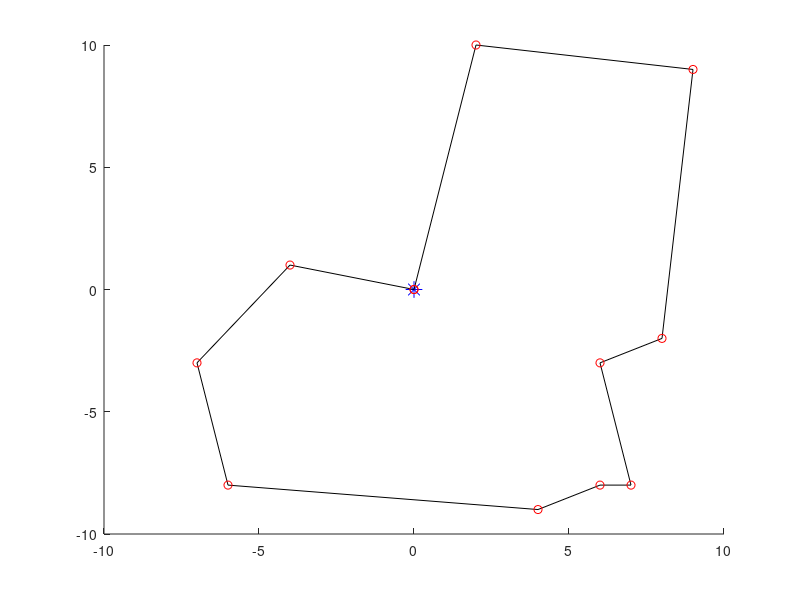
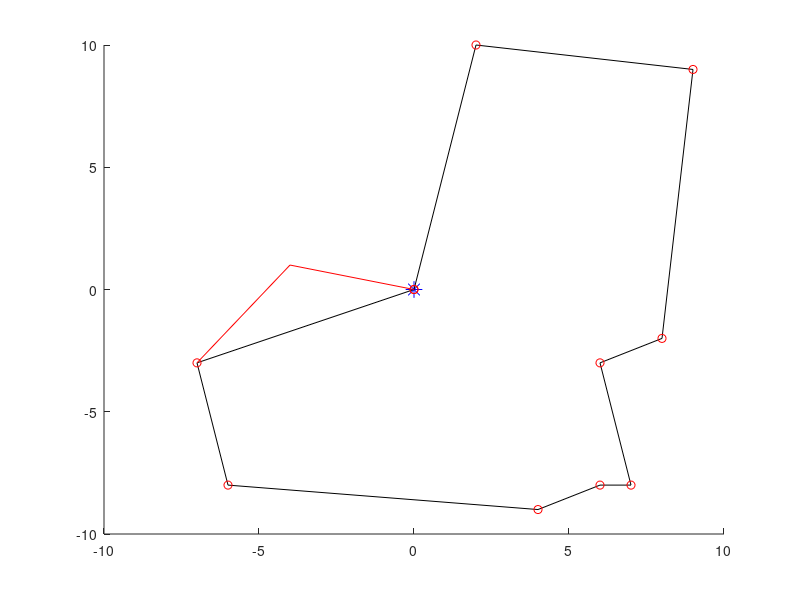
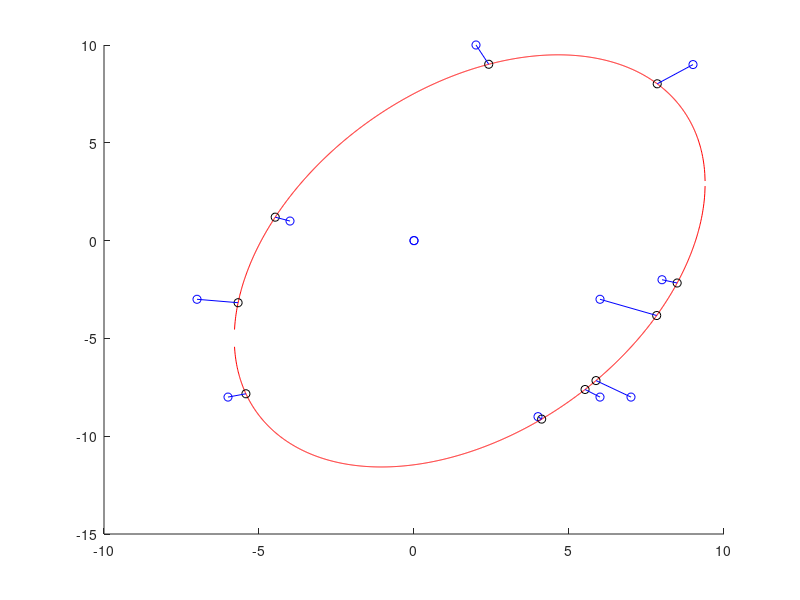

Write the MATLAB code that produced these figures, in order.
function[] = TDRA( )
% This main function will execute the entirety of the Truck and Drone 
% routing algorithm. 

%%%
% When it comes to calculating the "travel time between two customers" we will 
% use the distance between the two nodes for trucks. When calculating the 
% travel time between two customers by UAV, we will use the distance but 
% divided by a speed factor of 1.5.
%%%

    % Variables 
    %      C0            Set of customer locations with depot as the starting
    %                     location where C0.x is the x location of the
    %                     customers and C0.y is the y locations of the
    %                     customers. 
    %       c            Number of customers
    %       U            Set of drones
    %       u            Number of drones
    % aafDistancesTruck  Travel times between two customers i & j by truck
    %     soln           Our representation of the solution where:
    %                      ansoln.Part1 represents the sequence of customers
    %                          visited by the truck
    %                      ansoln.Part2 represents the assignment of
    %                          customers to UAVs & also the sequence of
    %                          visits by each UAV
    %                      ansoln.Part3 represents the launch locations of
    %                          each UAV for every flight
    %                      ansoln.Part4 represents the reconvene locations of
    %                          each UAV for every flight
    %       Rmax         Maximum number of iterations that our heuristic
    %                      will run
    %       WeightInfo   The weight of each heuristic which serves as an
    %                      indicator of the performance of the heuristic

    
    
    
    % Generate customer locations
%     C0.x = (50 - -50)*rand(1, 4) + -50;
%     C0.y = (50 - -50)*rand(1, 4) + -50;
%     C0.x = [ 0 -10 0 0 ]; % we treat the first slot as the depot;
%     C0.y = [ 0 0 -10 -5 ];  % we treat the first slot as the depot;
%     C0.x = [ 0 randi([-10, 10], 1, 10) 0 ];
%     C0.y = [ 0 randi([-10, 10], 1, 10) 0 ];
    
    C0.x = [ 0 -4 -7 -6 4 6 2 9 8 7 6 0 ];
    C0.y = [ 0 1 -3 -8 -9 -3 10 9 -2 -8 -8 0];
    
% %          0  1  2  3  4  0   Customer ID
% %          1  2  3  4  5  6   Indices
%     C0.x = [ 0  8  6 -7  1  0 ];
%     C0.y = [ 0 -2 -3 -3  2  0 ];

%            0  1  2  3  4  5  6  0  Customer ID
%            1  2  3  4  5  6  7  8  Indices
%     C0.x = [ 0 -2 -3  2  2  7 -4  0 ]; 
%     C0.y = [ 0  4  1  4  3  1  3  0 ]; 

% 
%     C0.x = [0, 1, 2, 3, 3, 2, 1, 0 ]
%     C0.y = [0, 1, 1, 0.1, -1, -1, -1, 0]

%%%%%%%%%%%%%%%%%%%%%%%%Testing ellipse fitting %%%%%%%%%%%%%%%%%%%%%%%%
% Slanted ellipse
%     C0.x = [ 1, 2, 3, 4, 4.5, 5, 5.5, 6, 6, 5.7, 5.5, 5, 4, 3, 1, ...
%              -1, -3, -6, -7, -7.5, -7, -6, ...
%              -3, -2, -1, -4, -5];
%     C0.y = [ 7, 6, 5, 4, 3, 2, 0.5, -1, -1.5, -3.5, -4, -5, -5.3, -5.2, -4.5,...
%              8, 8, 7, 6, 4, 2, 0, ...
%              -2.5, -3, -3.5, -1.5, -1];
    

% Ellipse along x axis; This works well 
%     C0.x = [ -3, -2.5, -2, -1.5, -1, -.5, 0, .5, 1, 1.5, 2, 2.5, 3, -3, -2.5, -2, -1.5, -1, -.5, 0, .5, 1, 1.5, 2, 2.5, 3 ];
%     C0.y = [ 0.54, 1.06, 1.34, 1.52, 1.64, 1.71, 1.73, 1.71, 1.64, 1.54, 1.34, 1.06, .54, -0.54, -1.06, -1.34, -1.52, -1.64, -1.71, -1.73, -1.71, -1.64, -1.54, -1.34, -1.06, -.54 ];

% Ellipse along y axis
%     C0.x = [ 0 [ -2 : 0.5 : 2 ] [ -2 : 0.5 : 2 ] 0]
%     C0.y = [0 sqrt( 1 - (C0.x(1 : 9).^2)/4 ) [ -1*sqrt( 1 - (C0.x(10 : 18).^2)/4 ) ] 0 ]
    



    % Plot the customer locations
%     hold on
%     figure( 1 );
%     plot(0,0,'b*', 'MarkerSize', 12)
%     plot(C0.x, C0.y, 'bo')
%     hold off

    
    % Numbers of customers (excluding the depot) 
    c = length(C0.x) - 2;
    
    % Number of drones
    U = [1, 2];
    u = length(U);
    
    % Initial and final temperature (Inputs for SA)
    T0 = 90;
    TFinal = 0.01; 
    Beta_SA = 0.99;
    Imax = 20;
    
    % Calculate the distances between each all points
    % Here, our first row of the columns is how far our depot is from each 
    % of the customers. 
    aafDistances = calculateDistances(C0.x, C0.y);
    
    
    % Initialize solution data structure
    soln.anPart1 = zeros(1, length(C0.x));  % the Truck Route
    soln.anPart2 = [-1];  % Assignment of customers to UAVs
    soln.anPart3 = [-1];  % Launch locations of the UAVs
    soln.anPart4 = [-1];  % Reconvene locations of the UAVs
    
    
    % Generate initial solution s, to the STRPD based on SA
    s = simulatedAnnealing(c, aafDistances, soln, T0, TFinal, Beta_SA, Imax, u);
    
%%%%%%%%%%%%%%%%%%%%%%%%%%%%%%%%%%%%%%%%%%%%%%%%%%%%%%%%%%%%%%%%%%%%%%%%
    % Test plotting our path with drones
    % THis is correct btw
%     s.anPart1 = [ 0 4 2 3 0 ];
%     s.anPart3 = [ 2 -1 ];   % These indices refer to the cell number in part 1, so this is wrong. 
%     s.anPart2 = [ 1 -1 ];   % visits customer 1
%     s.anPart4 = [ 3 -1 ];   % returns to index 2 of s.anPart1 (which is customer 3)
% 
%     s.anPart1 = [ 0 4 3 1 2 0 ];    % MOST RECENT TEST
%     s.anPart3 = [ 1 -1 4 ];
%     s.anPart2 = [ 5 -1 6 ];
%     s.anPart4 = [ 3 -1 5 ]; 
    
%     s.anPart1 = [ 0 4 2 0 ];
%     s.anPart3 = [ 2 3 -1 ];   % These indices refer to the cell number in part 1, so this is wrong. 
%     s.anPart2 = [ 1 3 -1 ];   % visits customer 1
%     s.anPart4 = [ 3 4 -1 ];   % returns to index 2 of s.anPart1 (which is customer 3)

%     s.anPart1 = [ 0 4 2 0 ];
%     s.anPart3 = [ 2 -1 3 ];   % These indices refer to the cell number in part 1, so this is wrong. 
%     s.anPart2 = [ 1 -1 3 ];   % visits customer 1
%     s.anPart4 = [ 3 -1 4 ];   % returns to index 2 of s.anPart1 (which is customer 3)

%     s.anPart1 = [ 0 4 2 0 ];
%     s.anPart3 = [ 2 -1 3 ];   % These indices refer to the cell number in part 1, so this is wrong. 
%     s.anPart2 = [ 1 -1 3 ];   % visits customer 1
%     s.anPart4 = [ 3 -1 4 ];   % returns to index 2 of s.anPart1 (which is customer 3)
%%%%%%%%%%%%%%%%%%%%%%%%%%%%%%%%%%%%%%%%%%%%%%%%%%%%%%%%
%%%%%%%%%%%%%%%%%%%%%%%%%%%%%%%%%%%%%%%%%%%%%%%%%%%%%%%%%%%%%%%%%%%%%%%%

    % Plot the truck and drone route
    plot_route( C0, s, 1);
    
    
    % Initialize best solution, the rsult of the best solution, the 
    % iteration number, and the temperature
    s_best = s;
    fs_best = f(aafDistances, s_best, u);
    
    
    % Elliptical stuff
    solnOut = ellipticalCustomerAssignment( s_best, C0, u);
    
    % ALAN FIX THIS
    % The reason our plot isn't working too well is because for whatever
    % reason, the solnOut is choosing to return to a customer location that
    % is further away than the one it should be returning to . 
    hold on; 
    plot_route( C0, solnOut, 4)
    hold off; 
    
    f(aafDistances, solnOut, u)

    % This is line 4 of Algorithm 1: Outline of the TDRA
    solnTest = apply_heuristic_2_opt(solnOut, C0, aafDistances)

    WeightInfo = weight_init();

    Rmax = 10; 
    for iIter = 1 : Rmax
        nHeuristic = select_heuristic(WeightInfo);
    end
    
end

%%%%%%%%%%%%%%%%%%%%%%%%%%%%%%%%%%%%%%%%%%%%%%%%%%%%%%%%%%%%%%%%%%%%%%%%%%%
function[ ] = plot_route( C0, s, fig_num ) 
% plot_route will take in the customer locations & the initial solution
% produced via the Simulated annealing method. It will then plot the route 
% the truck will take. 
% Input 
%   C0      The locations of all the customers
%   s       The route we are plotting 
%   u       The number of drones 
%  fig_num  The number of the figure
% Output
%   

    % Variables
    %    a, b     Placeholder variables for the coordinates 
    %  nCustInd   counter to keep track of the customer indices 
    
    % Plot the truck route
    nCustInd = 2;
    a = [ 0 ]; 
    b = [ 0 ]; 
    
    % Fill in these a and b arrays
%     for i = s.anPart1( 2 : length(C0.x) - 1 )
    for i = s.anPart1( 2 : length(s.anPart1) - 1)
        a(nCustInd) = C0.x(i+1);
        b(nCustInd) = C0.y(i+1);
        nCustInd = nCustInd + 1; 
        a;
        b;
    end

    a(end + 1) = 0;
    b(end + 1) = 0;


        
    % Initialize the coords visited by the drones
    aanDrones = zeros(length(s.anPart2)-1, 6);
    
    C0;
    s; 
    % Fill in this matrix
    for iCustomer = 1 : length(s.anPart2)        
        if s.anPart2(iCustomer) == -1
            aanDrones( iCustomer, : ) = -1*ones(1, 6);
%             aanDrones = [ aanDrones ; -1*ones(1, 6) ]
            
        else
            aanDrones(iCustomer, 1) = C0.x(s.anPart1(s.anPart3(iCustomer)) + 1);
            aanDrones(iCustomer, 4) = C0.y(s.anPart1(s.anPart3(iCustomer)) + 1);

            aanDrones(iCustomer, 3) = C0.x(s.anPart1(s.anPart4(iCustomer)) + 1);
            aanDrones(iCustomer, 6) = C0.y(s.anPart1(s.anPart4(iCustomer)) + 1);

            aanDrones(iCustomer, 2) = C0.x(s.anPart2(iCustomer) + 1);
            aanDrones(iCustomer, 5) = C0.y(s.anPart2(iCustomer) + 1);
        end
    end
    
    
    
    % Plot the drone route
    aColors = ["r--", "b--", "g--", "k--", "m--"];
        
    % 
    aDimensions = size(aanDrones);
    
    % Plot this stuff
    figure(fig_num)
    hold on; 
    plot(0,0,'b*', 'MarkerSize', 12)
    plot(a, b, 'k-')
    plot(a, b, "ro")
    
    iDrone = 1; 
    for iRow = 1 : aDimensions 
        x = [ 0 ];
        y = [ 0 ]; 
        
        if aanDrones(iRow, 1) == -1
            iDrone = iDrone + 1; 
        else
            for iCol = 1 : 3
                x(iCol) = aanDrones(iRow, iCol);
                y(iCol) = aanDrones(iRow, iCol+3);
            end
            
            plot(x, y, aColors(iDrone));
        end
    end
    hold off; 
end

function[ aafDistances ] = calculateDistances( x, y )
% calculateDistances will calculate the distances between all the points 
%   on the graph
% INPUT
%   x, y   the x and y coordinates of the customers
% OUTPUT
%   aafDistances   An array of distances where D_ij is the distance between 
%                    house i and house j; this matrix should be symmetric

    % Variables
    %
    
    % Initialize the distances array
    aafDistances = zeros(length(x));
    
    % Calculate the distances
    for i = 1 : length(x)
        for j = 1 : length(x)
            aafDistances( i, j ) = sqrt( (x(i) - x(j))^2 + (y(i) - y(j))^2 );
        end
    end
    
end

function[ s_best ] = ...
    simulatedAnnealing( c, aafDistances, soln, T0, TFinal, Beta_SA, Imax, u)
% simulatedAnnealing function will take in an array of distances 
% and will generate a random TRP (traveling repairman problem).
% INPUT
%   c              The length of the soln
%  aafdistances    Array of distances between customers
%  soln            Data structure of solution
%   T0             The initial temperature
%   TFinal         The final temperature we want to approach
%  Beta_SA         The cooling schedule for our simulated annealing
%   Imax           The maximum number of iterations
%   u              The numebr of drones
% OUTPUT
%  s_best          Returns the best solution to the TRP 


    % Variables
    %  soln       Data structure with solutions parts 1, 2, 3, and 4 
    %     s       Solution to the TRP problem
    %  s_best     Best solution
    % fs_best     The result of the best solution7
    %     T       The current temperature of our simulated annealing
    

    % Initialize our current and final temperatures
    T = T0;     
    
    % Generate a ranomd TRP (Traveling Repairman Problem) 
    % randomly insert all customers into vector    
    soln.anPart1 = [ 0 randperm(c) 0 ];
    s = soln; % create duplicate of soln for comparison
    
    % Initilaize the best solution and the best result 
    s_best = s;
    fs_best = f(aafDistances, s, u); 
    
    sPrime = soln;
    
    % Run the simulated annealing process
    while T > TFinal
        for i = 1 : Imax 
            % Find neighbor to s
            sPrime.anPart1 = neighbor(s);
            

            
            % Check if neighbor is better than current solution 
            diff = fs_best - f(aafDistances, sPrime, u);
            
            % Check if neighbor is better
            if f(aafDistances, sPrime, u) < f(aafDistances, s_best, u)
                s_best.anPart1 = sPrime.anPart1;
                fs_best = f(aafDistances, sPrime, u); 
            end
            
            % Boltzmann probability time babbbyyyy
            if rand() < exp(-abs(diff) / T)
                s.anPart1 = sPrime.anPart1;
            end
            
        end
        
        % Cooling schedule
        T = Beta_SA * T; 
    end
    
    
    
end

function[ solnOut ] = ellipticalCustomerAssignment( solnIn, C0, k )
% The ellipticalCustomerAssignment heuristic function will take in a soln
% and then will return another solution. 

% INPUT
%  solnIn      This is the input solution
%  C0          The locations (coordinates) of the customers
%  k           Number of drones
% OUTPUT
%  solnOut     This is the output solution

    % VARIABLES
    %    D        The design matrix
    %    C        The constraint matrix
    %    S        Scatter matrix
    %    V        Matrix with columns being the eigenvectors
    %    D        Matrix where diagonals are eigenvalues
    %    g        Anonymous function for distance from point to conic
    %    h        Anonymous function for distance between two points
    % aVectorScaled  The parameters that create our ellipse
    % anSortedTruckCustomers   Vector of truck customers sorted by distance
    %                          to ellipse
    % aafDistances  Get the distances between all the points
    
    
    % Create matrix of distances
    aafDistances = calculateDistances(C0.x, C0.y);
    
    % Assign initial variables 
    solnOut = solnIn; 
    fSolnOut = f( aafDistances, solnIn, k);
    
    % Fit an ellipse to C0 
    % First create our design matrix
    D = zeros(length(C0.x) - 1, 6);
    for iRow = 1 : length(C0.x) - 1
        D( iRow, 1 ) = (C0.x(iRow))^2;
        D( iRow, 2 ) = C0.x(iRow) * C0.y(iRow);
        D( iRow, 3 ) = (C0.y(iRow))^2;
        D( iRow, 4 ) = C0.x(iRow);
        D( iRow, 5 ) = C0.y(iRow);
        D( iRow, 6 ) = 1;
        

    end
    
    
    % Next our constraint matrix
    C = zeros(6); 
    C(1, 3) = 2;
    C(3, 1) = 2;
    C(2, 2) = -1; 
    
    % Create scatter matrix
    S = D' * D;
    
    % Find our eigenvalues and eigenvectors
    [ eigenvector, eigenvalue ] = eig( S, C );
    
    % Find the smallest eigenvalue
    fMinDiag = inf;
    for iDiagonal = 1 : 6
        if eigenvalue(iDiagonal, iDiagonal) > 1e-6 && eigenvalue(iDiagonal, iDiagonal) < fMinDiag
            iMinDiag = iDiagonal;
            fMinDiag = eigenvalue(iDiagonal, iDiagonal);
        end
    end
    
    
    % Scale the parameters so that a'C*a = 1
    aVector = eigenvector( :, iMinDiag );
    fScaling = aVector' * C * aVector;
    aVectorScaled = aVector / sqrt(fScaling);
        
    
    % This function gives us the algebraic distance of any point (x, y)
    % from the conic. 
    g = @( a, x, y) (a(1)*x.^2 + a(2).*x.*y + a(3)*y.^2 + a(4)*x + a(5)*y + a(6));
    
    
    % Create functions from the quadratic formulas    
    fplus  = @(a, x) ( -(a(2)*x + a(5)) + sqrt( (a(2)*x + a(5)).^2 - 4*a(3)*(a(1)*x.^2 + a(4)*x + a(6)) ) ) / (2*a(3));
    fminus = @(a, x) ( -(a(2)*x + a(5)) - sqrt( (a(2)*x + a(5)).^2 - 4*a(3)*(a(1)*x.^2 + a(4)*x + a(6)) ) ) / (2*a(3));
    
    
    % Create array of points
    afXData = [ min(C0.x) - 10 : 0.01 : max(C0.x) + 10 ];
    % Check to see if the x and y are imaginary
    counter = 1;
    for x = afXData
        if isreal(fplus( aVectorScaled, x )) && fplus( aVectorScaled, x) ~= 0
            afXGoodData(counter) = x;
            afYDataPositive(counter) = fplus( aVectorScaled, x ); 
        end
        
        if isreal(fminus( aVectorScaled, x )) && fminus( aVectorScaled, x) ~= 0
            afYDataNegative(counter) = fminus( aVectorScaled, x );
        end
        
        if isreal(fminus( aVectorScaled, x )) && isreal(fplus( aVectorScaled, x ))
            counter = counter + 1; 
        end
        
        
    end
               
    
    % Plot the points
    figure(12345)
    hold on; 
    plot(C0.x, C0.y, 'bo')
    plot(afXGoodData, afYDataPositive, 'r-')
    plot(afXGoodData, afYDataNegative, 'r-')
    

    
    % Given a customer point (xi, yi), find the point (x, y) on an ellipse
    % that minimizes the distance between (xi, yi) and (x, y)
    
    % Set the max number of iterations, the threshold
    % for convergence
    nMax = 30; 
    fThreshold = 10^(-6);
    
    % Hard code the function and its jacobian
    h = @(x, y, lambda, xi, yi, a) ...
        [ 2*x - 2*xi + 2*a(1)*x*lambda + a(2)*lambda*y + a(4)*lambda; 
          2*y - 2*yi + a(2)*lambda*x + 2*a(3)*lambda*y + a(5)*lambda; 
          a(1)*x^2 + a(2)*x*y + a(3)*y^2 + a(4)*x + a(5)*y + a(6) ];

    h_jacobian = @(x, y, lambda, xi, yi, a) ...
        [ 2 + 2*a(1)*lambda, a(2)*lambda, 2*a(1)*x + a(2)*y + a(4); 
          a(2)*lambda, 2 + 2*a(3)*lambda, a(2)*x + 2*a(3)*y + a(5); 
          2*a(1)*x + a(2)*y + a(4), a(2)*x + 2*a(3)*y + a(5), 0 ];
      
   % Initialize ellipse points
   afEllipse.x = [];
   afEllipse.y = [];
   
   % Initialize vector of distances
   afDistanceFromEllipse = zeros(1, length(C0.x)-2); 
    
   %Instead of iterating through the length of the arrays, iterate through   
   for nCustomer = solnIn.anPart1(2 : end - 1)
       % Set initial guess
       %                  x                y        lambda
       afGuess = [ C0.x(nCustomer + 1); C0.y(nCustomer + 1); 0 ]; 
       
       
       % Get the unknowns
       [ ae_vals, j, aUnknowns ] = ... 
           newtons_method( nMax, afGuess, fThreshold, h, h_jacobian, aVectorScaled, C0, nCustomer+1);
       
       % Plot the point on the ellipse
       plot(aUnknowns(1, j-1), aUnknowns(2, j-1), 'ko')
       
       % Store the ellipse point
       afEllipse.x = aUnknowns(1, j-1);
       afEllipse.y = aUnknowns(2, j-1); 
       
       % Calculate the distance between customers and closest pt on ellipse
       afDistanceFromEllipse( nCustomer ) = sqrt( (afEllipse.x(end) - C0.x(nCustomer+1))^2 + ...
           (afEllipse.y(end) - C0.y(nCustomer+1))^2 );
       
       % Plot those thangs 
       plot( [ C0.x(nCustomer+1); afEllipse.x ], [C0.y(nCustomer+1); afEllipse.y], 'b-' )
%        [ C0.x(nCustomer); afEllipse.x ]
% %        for i = 1 : length(C0.x)
% %            plot( [ C0.x(nCustomer+1); afEllipse.x(nCustomer) ], [C0.y(nCustomer+1); afEllipse.y(nCustomer)], 'b-' )
% %        end
% %        hold off; 
             
              % Final Output Lines
%        fprintf("\n")
%         fprintf("Final Output Line for Part (a)\n")
%         fprintf("Current k    |      e^(k+1)     |      x^(k+1)\n" );
%         fprintf("  %4d       |   %10.10f   |   [ %2.6f ; %2.6f; %2.6f ]   \n", k-2, ae_vals(k-1), aUnknowns(1, k-1), aUnknowns(2, k-1), aUnknowns(3, k-1))
       
   end
    
   hold off;
   
   
   % Sort the customer in descending order from distance to the ellipse
   [ afSortedDistances, anSortedTruckCustomers ] = sort( afDistanceFromEllipse, 2, "descend" );

   afSortedDistances;
   
   
   % Get the distance matrix (the distances between all the points)
   aafDistances = calculateDistances(C0.x, C0.y); 
   
   
    % Now we start looping until no feasible position is available for
    % customers in the list for re-insertion in UAV routes
%     feasible = 1;  %
%     temp_counter = 0;     % this temporary counter will eventually be removed, 
                          % it is taking place of the feasibility thing
           
    bDone = 0;


    
% if for one iteration of the repeat loop, doesn't improve. 


    while ~bDone 
        % Initialize the "previous" best waiting time
        fTotalWaitingTimePrev = fSolnOut; 

        for i = 1 : length(anSortedTruckCustomers)           
            % Store the index of customer i in anSortedTruckCustomers
            jCust = anSortedTruckCustomers(i);  % customer index at index i in anSortedTruckCustomers
            
            % Select customer c_j in the list & remove it from truck route
            solnRemovedCustomer = soln_remove_truck_customer(solnIn, jCust);

%             %%%%% TEMPORARY STUFF REMOVE AFTER TESTING %%%%%
%             solnIn.anPart1 = [0 10 9 8 7 3 5 6 0];
%             solnIn.anPart3 = [ 1 6 -1 2 3 6];
%             solnIn.anPart2 = [11 1 -1 12 4 2];
%             solnIn.anPart4 = [3 7 -1 3 6 7];
%             solnIn
%             jCust = 8  % This is the customer we will be removing
%             %%%%% TEMPORARY STUFF REMOVE AFTER TESTING %%%%%
            
            % Check all potential positions in truck route
            for iTruckStop = 2 : length(solnIn.anPart1) - 1
                % Insert the customer in the truck route
                insertedTruckSoln = ...
                    soln_insert_truck_customer(solnRemovedCustomer, jCust, iTruckStop);
                
                
                % Check feasibility 
                % Totally checking feasibility, yep looks super great
                bFeasible = check_feasibility(insertedTruckSoln);           
                
                % Calculate the total waiting time
                fTruckInsertionWaitingTime = f( aafDistances, insertedTruckSoln, k ); 

                % Compare this s to our original s_out
                if bFeasible && (fTruckInsertionWaitingTime < fSolnOut)
                    solnOut = insertedTruckSoln; 
                    fSolnOut = fTruckInsertionWaitingTime; 
                end
            end

            % Intialize feasibility for inserting customer into drone
%             bFeasible = 1;  
            
            indexindexindex = 1;
            % Check all potential positions in drone route
            for iDrone = 1 : k
                for iStopLeave = 1 : length(solnRemovedCustomer.anPart1)
                    for iStopReturn = iStopLeave + 1 : length(solnRemovedCustomer.anPart1)
                        % Insert the customer in the truck route
                        insertedDroneSoln = ... 
                            soln_add_drone_customer(solnRemovedCustomer,...
                            jCust, iDrone, iStopLeave, iStopReturn);

                        % Check feasibility
                        bFeasible = check_feasibility(insertedDroneSoln, C0, aafDistances);

                        % Let's check what it looks like
%                         hold on; 
%                         plot_route( C0, insertedDroneSoln, indexindexindex)
%                         hold off;
                        
                        % Calculate the total waiting time
                        % note: when calculating wait times, we are using
                        % the CURRENT soln.anPart1 
                        fDroneInsertionWaitingTime = f( aafDistances, insertedDroneSoln, k); 

                        % Compare this to the solnOut
                        if bFeasible && (fDroneInsertionWaitingTime < fSolnOut)
                            solnOut = insertedDroneSoln; 
                            fSolnOut = fDroneInsertionWaitingTime; 
                        end

                        indexindexindex = indexindexindex + 1; 
                    end
                end
            end
        end % here here here


        % Remove the customer from the list
        anSortedTruckCustomers(1) = []; 


        % right here
        if fTotalWaitingTimePrev <= fSolnOut 
            bDone = 1; 
        end
    end

end

function[ ae_vals, k, aUnknowns ] = ...
    newtons_method( nMax, afGuess, fThreshold, h, h_jacobian, a, C0, iCustomer )
% Newton's method will approximate the roots of our function h. For this
% particular problem, h is the gradient of our distance formula. 
% Input
%   nMax               The maximum number of iterations
%   afGuess            Our initial guess
%   fThreshold         The threshold for convergence
%   h                  The function we are trying to find the root of 
%   h_jacobian         The jacobian of function h
%   aVectorScaled      The paramters we found to create our ellipse
%   C0                 Our set of customers
%   iCustomer          The current customer we are at
% Output
%   ae_vals            Array of error values
%   k                  Number of iterations
%   aUnknowns          Array of unknowns we are trying to find

    % Local Variables
    %  k           Number of iterations it took to converge
    %  e           The error value
    %  xi          x coordinate of the customers
    %  yi          y coordinate of the customers
    
    % Initialize k values and error value e
    k = 1; 
    e = 99;   % absurd error value
    
    % Create variables for the x and y coordinates of the customers
    xi = C0.x(iCustomer); 
    yi = C0.y(iCustomer); 
    
    % Initialize vector to hold the updating x, y, and lambda values and
    % vector for e values
    aUnknowns = zeros(3, nMax); 
    ae_vals = zeros(1, nMax); 
    aUnknowns(:, 1) = afGuess; 
    ae_vals(1) = e; 
    
    % Run Newton's Method for the vector case
    while k < nMax + 2 && ae_vals(k) > fThreshold
        aUnknowns(:, k+1) = aUnknowns(:, k) - ... 
            h_jacobian(aUnknowns(1, k), aUnknowns(2, k), aUnknowns(3, k), xi, yi, a) \ ...
            h(aUnknowns(1, k), aUnknowns(2, k), aUnknowns(3, k), xi, yi, a ); 
        
        % Calculate the error
        ae_vals(k+1) = norm( aUnknowns(:, k+1) - aUnknowns(:, k) );
        
        % Print k, the error and the value
%         fprintf("Current k    |      e^(k+1)     |      x^(k+1)\n" );
%         fprintf("  %4d       |   %10.10f   |   [ %2.6f ; %2.6f; %2.6f ]   \n", k-1, ae_vals(k+1), aUnknowns(1, k+1), aUnknowns(2, k+1), aUnknowns(3, k+1))
        
        % Update k 
        k = k + 1; 
    end
end

function[ solnOut ] = soln_remove_truck_customer(solnIn, jCust)
% The soln_remove_truck_Customer function takes in a solution structure and
% the customer j that we will be removing from the truck route. It will
% first loop over soln.anPart1 to find jCust. Then it will "remove him" by
% esentially shifting everyone in solnIn.anPart1 after him down by 1. 
% Input
%  solnIn     The solution we are currently working with
%  jCust      The customer we will be removing from part 1 of solnIn
% Output
%  solnOut    The resulting solution

    % Local variables
    %  iCustomer     counter variable to keep track of the customer index
    %  
    
    % Loop over soln.anPart1 to find jCust
    for iCustomer = 1 : length(solnIn.anPart1)
        if solnIn.anPart1(iCustomer) == jCust
            jCustIndex = iCustomer; 
        end
    end
    
    % Remove jCust and shift everyone down
    solnIn.anPart1(jCustIndex) = [];
    solnIn.anPart1;

    % Shift things in part 3 and part 4 that are after the removal slot
    % down by 1
    nDroneCounter = 1; 
    for nIndex = 1 : length(solnIn.anPart3)
        if solnIn.anPart3(nIndex) < 0
            nDroneCounter = nDroneCounter + 1;
            
        else
            if solnIn.anPart3(nIndex) > jCustIndex  % "if it comes after"
                solnIn.anPart3(nIndex) = solnIn.anPart3(nIndex) - 1;  
            end
            
            if solnIn.anPart4(nIndex) > jCustIndex
                solnIn.anPart4(nIndex) = solnIn.anPart4(nIndex) - 1; 
            end
        end
    end
    
    % Return the solnOut
    solnOut = solnIn; 
  
end

function[ solnOut ] = soln_insert_truck_customer(solnIn, jCust, iStop)
% The soln_insert_truck_customer method will take in the solution, the
% jCustomer we will be inserting, and the place where the truck will be
% inserted. 
% Inputer
%    solnIn    The input solution
%    jCust     the customer that will be inserted
%    iStop     Where the truck will be placed

    % Local Variables
    %
    
    % Initialize the out solution 
    solnOut = solnIn;
    
    % First insert values 1 to iStop - 1
    solnOut.anPart1 = solnIn.anPart1(1 : iStop - 1);
    
    % Next insert jCust
    solnOut.anPart1(iStop) = jCust; 
    
    % Next insert the remaining values iStop to the end of the array
    solnOut.anPart1 = [ solnOut.anPart1 solnIn.anPart1(iStop : end)]; 
    
    % Update anPart3 and anPart4
    nDroneCounter = 1; 
    for nIndex = 1 : length(solnIn.anPart3)
        if solnIn.anPart3(nIndex) < 0
            nDroneCounter = nDroneCounter + 1; 
        else
            if solnIn.anPart3(nIndex) >= iStop
                solnOut.anPart3(nIndex) = solnIn.anPart3(nIndex) + 1; 
            end
            
            if solnIn.anPart4(nIndex) >= iStop
                solnOut.anPart4(nIndex) = solnIn.anPart4(nIndex) + 1; 
            end
        end
    end             
end

function[ solnOut ] = ...
    soln_add_drone_customer(solnIn, jCust, iDrone, iStopLeave, iStopReturn)
% soln_add_drone_customer will take in the current solution data structure,
% the customer we will be including, the drone that will be delivering to
% it as well as where the drone will be departing from and arriving to. 
% Input
%  solnIn       Current solution
%  jCust        Customer we are inserting
%  iDrone       The drone that will be delivering to that customer
%  iStopLeave   The index from which the drone will be leaving (based off
%                of the indices from soln.anPart1) 
%  iStopReturn  The index where the drone will be returning (also based off
%                of the indices from soln.anPart1)

% Output
%  solnOut      The resutling solution. 

    % Local variable
    % iPart3Drone     The drone we are currently looking at in part 3
    
    
    % Find the drone we are looking for in solnIn.anPart3
    iPart3Drone = 1;                   
    nDroneCounter = 1;
    
    % Initialize the solnOut
    solnOut = solnIn; 
    
    while (nDroneCounter ~= iDrone)
        % If we hit a separator (-1) increment the drone
        if (solnIn.anPart3(iPart3Drone) == -1)
            nDroneCounter = nDroneCounter + 1; 
        end
        iPart3Drone = iPart3Drone + 1; 
    end
    
    
    % Look for where iStopLeave fits in solnIn.anPart3 (start from
    % iPart3Drone)
    bPlaced = 0;
    iLeavePlacement = iPart3Drone; 
    while (~bPlaced)        
        % In the case that we want to assign drone n a customer, but there
        % are currently no drone n customers
        if iLeavePlacement > length(solnIn.anPart3)
            % Insert placeholder slot
            solnOut.anPart3(end + 1) = 0;
            solnOut.anPart2(end + 1) = 0; 
            solnOut.anPart4(end + 1) = 0; 
        end
                    
        if (solnOut.anPart3(iLeavePlacement) < iStopLeave)
            % Then we place it in index iLeavePlacement
            bPlaced = 1; 
            
        else
            % We iterate through
            iLeavePlacement = iLeavePlacement + 1; 

        end
    end
    
    
    % Shift oclumns in Part 3 up by 1
    % Shift the columns at & abova where it goes to the right by 1
    solnOut.anPart3 = solnIn.anPart3(1 : iLeavePlacement - 1); 
    
    % Insert the index it will be leaving from
    solnOut.anPart3(iLeavePlacement) = iStopLeave;
    
    % Insert the remaining values iStopLeave to the end of the array
    solnOut.anPart3 = [ solnOut.anPart3 solnIn.anPart3(iLeavePlacement : end) ];
    
    % ----
    % Shift columns in Part 2 up by 1
    % Shift the columns at & abova where it goes to the right by 1
    solnOut.anPart2 = solnIn.anPart2(1 : iLeavePlacement - 1);
    
    % Insert the customer jCust
    solnOut.anPart2(iLeavePlacement) = jCust; 
    
    % Insert the remaining values iStopLeave to the end of the array
    solnOut.anPart2 = [ solnOut.anPart2 solnIn.anPart2(iLeavePlacement : end) ]; 
    
    
    % ----
    % Shift the columns in Part 4 up by 1
    % Shift the columns at & above where it goes to the right by 1
    solnOut.anPart4 = solnIn.anPart4(1 : iLeavePlacement - 1);

    % Insert the customer return index
    solnOut.anPart4( iLeavePlacement ) = iStopReturn; 
    
    % Insert the remaining values iStopLeave to the end of the array
    solnOut.anPart4 = [ solnOut.anPart4 solnIn.anPart4(iLeavePlacement : end) ];       
end

function[ sPrime ] = neighbor( soln )
% The neighbor function will implement the well-known 2-opt method for
% creating neighbors for our current solution s. Here, we must note that
% our 2-opt method will switch two customers within the vector of Parts 1
% and 2. The customers are selected randomly. Our 2-opt is a local search
% heuristic.

% INPUT
%   soln       Current solution data structure.
% OUTPUT
%  sPrime      A neighbor to input solution soln

    % Variables
    %    sPrime    The soln.anPart1 which is the neighbor to our original 
    %                soln.anPart1  
    %  randIndex1  The index of the customer that will be switched out from
    %                part 1 of the soln data structure
    %  randIndex2  The index of the customer that will be switched out from
    %                part 2 of the soln data structure. 
    %    nTemp     A temporary variable that holds the customer at index 
    %                randIndex1
    
    
    % Randomly pick two customer indices from anPart1 
    randIndex1 = -1;
    randIndex2 = -1;
    
    % Make sure that we don't pick the same two indices
    while randIndex1 == randIndex2
        randIndex1 = randi([2, length(soln.anPart1)-1]);
        randIndex2 = randi([2, length(soln.anPart1)-1]); 
    end
    
%     fprintf("Before switching: \n")
%     soln.anPart1
    
    % Switch their positions in soln.anPart1
    nTemp = soln.anPart1(randIndex1);
    soln.anPart1(randIndex1) = soln.anPart1(randIndex2);
    soln.anPart1(randIndex2) = nTemp; 
    
% %     fprintf("after switching: \n")
%     soln.anPart1
    
    % Return the new neighbor to the input solution
    sPrime = soln.anPart1;
    
end

function[ bValid ] = check_flight_validity( aafDistances, nLeaving, nVisiting, nReturning ) 
% Check flight validity will take a matrix of distances, as well as the
% leaving, visiting, and returning nodes of a drone flight path. It will
% then determine if the flight distance of the drone falls within
% parameters. 

% Input
%   aafDistances    Matrix of distances between customer nodes
%   nLeaving        The node from which the drone will be leaving
%   nVisiting       The customer node which the drone visits
%   nReturning      The cusotmer that the drone returns to 
% Output
%   bValid          Boolean variable that determines whether the flight
%                       path is valid

    % Variables
    % maxDistance   The maximum flight distance a drone can fly
    % alpha         The factor by which the flight distance is divided to
    %                 account for drone speed
    % a             Distance from departure to the customer
    % b             Distnace from the customer to the returning depot
    % fDrone Distance   The total "distance" flown by the drone
    

    % Initialize max flight distance, alpha, and boolean valid variable
    maxDistance = 10; 
    alpha = 1.5;
    bValid = 1; 
    
    % Calculate the distance from departure to the customer
    a = aafDistances(nLeaving+1, nVisiting+1); 

    % Calculate the distance from the customer to the returning
    b = aafDistances(nVisiting+1, nReturning+1); 

    % Total drone distance 
    fDroneDistance = (a+b)/alpha; 

    if fDroneDistance > maxDistance
        bValid = 0; 
    end
end

function[ fTotalWaitTime ] = f( aafDistances, soln, k)
% This function f is our wait time function. In this case, we treat
%  the time = distance for our trucks and we calculate the time for the 
%  drones using a speed factor of 1.5

% INPUT
%   aafDistances    Array of floats containing the distances between custs.
%   soln            Data structure of solutions in parts 1, 2, 3 and 4 
%   k               Number of drones
% OUTPUT
%   fTotalWaitTime  Float of total wait time 
    

    % Variables
    %   alpha         Our speed factor for the drones. 
    %   aSoln         Current solution
    
    
    % Initialize constants
    alpha = 1.5;
    
    
    % Create temporary list of customers
    anCustomers = soln.anPart1;
    
    % Create vector arrival and departure times for drones and trucks
    aafDroneArrivalTime = zeros(k, length(aafDistances));
    aafTruckArrivalTime = zeros(1, length(aafDistances));
    aafTruckDepartureTime = zeros(1, length(aafDistances));
    
    % Calculate the total wait time for the truck customers
    iPrevious = 1; 
    for iCustomerIndex = 2 : length(soln.anPart1) % Here iCustomerIndex = 1 & = length(soln.anPart1) are the nodes 
        iDrone = 1; % Initialize drone counter
        
        % Calculate the arrival time of the truck to this node        
%         aafTruckArrivalTime(anCustomers(iCustomerIndex) + 1) = ...
%             aafDistances( anCustomers(iCustomerIndex - 1) + 1, anCustomers(iCustomerIndex) + 1 ) ...
%           + aafTruckArrivalTime( anCustomers(iCustomerIndex - 1) + 1);
        aafTruckArrivalTime(anCustomers(iCustomerIndex) + 1) = ...
            aafDistances( anCustomers(iCustomerIndex - 1) + 1, anCustomers(iCustomerIndex) + 1 ) ...
          + aafTruckDepartureTime( anCustomers(iCustomerIndex - 1) + 1);
        
%         "Put this arrival times in aafTruckDepartureTimes and vector and 
%          then update them if they have a drone approaching that same
%          node. So that if there is no drone going towards customer at
%          iCustomerIndex, then they already have something in their truck
%          arrival time vector. That is, we are assuming that no customer
%          has a drone delivering to them. 
%          NOTE: ASSUME INSTANTANEOUS ARRIVAL AND DEPARTURE
        aafTruckDepartureTime(anCustomers(iCustomerIndex) + 1) = ...
            aafTruckArrivalTime(anCustomers(iCustomerIndex) + 1);
        

        
        for iReconveneIndex = 1 : length(soln.anPart4)
            
            % Check if we have an "X" there
            if soln.anPart4(iReconveneIndex) == -1
                iDrone = iDrone + 1;
            end
            
            % Get the arrival time of the drones
            if iCustomerIndex == soln.anPart4(iReconveneIndex) % This means there is a drone flying to this point

                % calculate distance from departure node to customer node
                a = aafDistances( anCustomers(soln.anPart3(iReconveneIndex)) + 1, soln.anPart2(iReconveneIndex) + 1);
                
                % Calculate distance from customer node to arrival node
                b = aafDistances( soln.anPart2(iReconveneIndex) + 1, anCustomers(soln.anPart4(iReconveneIndex)) + 1);
%                 b = aafDistances( soln.anPart2(iReconveneIndex) + 1, anCustomers(soln.anPart4(iReconveneIndex) + 1) );

                
                aafDroneArrivalTime(iDrone, anCustomers(soln.anPart4(iReconveneIndex)) + 1) = (a + b)/alpha;
                
                %%%% WORKS TILL HERE %%%%
                
                % if Truck is there before the drone, it must wait
                if aafTruckArrivalTime(anCustomers(iCustomerIndex) + 1) < ... 
                        max (aafDroneArrivalTime( :, anCustomers(iCustomerIndex) + 1 ) ) ...
                        + aafTruckDepartureTime(anCustomers(iPrevious) + 1) % added this addition bit

                    aafTruckDepartureTime(anCustomers(iCustomerIndex) + 1) = ...
                        max (aafDroneArrivalTime( :, anCustomers(iCustomerIndex) + 1) ) + ...
                        aafTruckDepartureTime(anCustomers(iPrevious) + 1);
                    % do we need to add everything up to this point to the
                    % distance traveled by the drone??
                elseif aafTruckArrivalTime(anCustomers(iCustomerIndex) + 1) > max( aafDroneArrivalTime( :, iCustomerIndex) )
                    % If the drone is there before the truck
                    aafTruckDepartureTime(anCustomers(iCustomerIndex) + 1) = aafTruckArrivalTime( anCustomers(iCustomerIndex) + 1);
                end
                    
            end
            
        end
       iPrevious = iPrevious + 1;  
    end
    
    
    % Get the total waiting time 
    fTotalWaitTime = aafTruckDepartureTime( soln.anPart1(end - 1) + 1 ); 


%     %% NOTES
%     % WE MIGHT HAVE TO CREATE IF STATEMENT FOR WHAT TO RETURN. For example,
%     % if the last customer is visited by a drone and arrives there before
%     % the truck, we are not interested in waiting for the truck to get
%     % there (since our drone would have already delivered to the customer).
%     %   In this case we don't want to return the aafTruckDepartureTime. 
% 
%     % Potential Fix: in the case that we visit a customer and the drone
%     % gets there faster, IF there is a customer to visit afterwards, THEN
%     % we choose the higher time. ELSE (last customer), we take the minimum.
%     % Look at the picture titled "ECA_fig1"

end

function[ bFeasible ] = check_feasibility( solnIn, C0, aafDistances )
% This function will check the feasibility of the solution that is passed 
% in. It will check that several requirements are satisfied: 
% FOR DRONES: 
% - Travel distance for each drone <= max
% - Leaving stop of drone (part 3) < returning stop of drone (part 4)**
% - No overlapping drone trips (we don't give a drone in the air a delivery)
%       - for each slot in part 4, make sure entry in slot+1 of part 3 is 
%         >= the part 4 value
% GENERAL: 
% - Make sure each customer is delivered to 
% - Battery pack availability/battery life for consecutive trips
% - No out and back trips (covered by **) (part3 == part4)
% TRUCK: 
% - truck must start and end at the depot
% Input
%  solnIn         Input solution
%  C0             The customer locations
%  aafDistances   The distances between customer nodes
% Output
%   bFeasible  Boolean value that is true if the solution is feasible; 
%               false otherwise

    % Local variables
    %  maxDistance     The max distance a drone can fly
    %  alpha           Drone flight multiplier constant
    %  fDroneDistance  The distance flown by a specific drone

    % Initialize drone flight multiplier constant
    alpha = 1.5;

    % Initialize maxDistance variable
    maxDistance = 10; 
    
    % Initialize bFeasible to true
    bFeasible = 1; 

    % Create variable for all of the customers
    anCustomers = solnIn.anPart1; 

    % Make sure that drone isn't traveling back and forth
    iCustIndex = 1; 
    while iCustIndex <= length(solnIn.anPart3) && bFeasible
        if (solnIn.anPart3(iCustIndex) == solnIn.anPart4(iCustIndex) && solnIn.anPart3(iCustIndex) ~= -1)
            bFeasible = 0; 
        end

        if (solnIn.anPart3(iCustIndex) == 1 && (solnIn.anPart4(iCustIndex) == length(solnIn.anPart1)))
            bFeasible = 0; 
        end
        iCustIndex = iCustIndex + 1; 
    end

    % Make sure that the travel distance for each drone is not too far
    i = 1; 
    while i <= length(solnIn.anPart3) && bFeasible
        fDroneDistance = 0; 
        if (solnIn.anPart3(i) ~= -1)
            % Here, we will do the drone flight distance calculation the
            % way we did it in the f() function. 

            % Calculate the distance from departure to the customer
            a = aafDistances( anCustomers(solnIn.anPart3(i)) + 1, solnIn.anPart2(i) + 1); 

            % Calculate the distance from the customer to the arrival
            b = aafDistances( solnIn.anPart2(i) + 1, anCustomers(solnIn.anPart4(i)) + 1); 

            % Total Drone distance
            fDroneDistance = (a+b)/alpha;
        end

        if fDroneDistance > maxDistance
            bFeasible = 0; 
        end
        i = i+1; 
    end
end

% Heuristics
function[ WeightInfo ] = weight_init()
% The weight_init() function will initialize the weights of all the
% heuristics available to us and return a structure that keeps track of
% scores, times, weights, gammas, and segments. 

% Input
% 

% Output
%   WeightInfo          The variable WeightInfo is a data structure with
%                        the following attributes: 
%
%    WeightInfo.afScores  : pi vector which represents the heuristic scores
%    WeightInfo.anTimes   : theta vector which represents the number of
%                            times each heuristic was used 
%    WeightInfo.aafWeights: w_q,l array which represents the weight of
%                            heuristic q (col) used in segment l (row)
%    WeightInfo.fGamma    : a coefficient between 0 and 1 used to balance
%                            between the value of earlier weights and the
%                            new normalized scores
%         .nSegmentCounter: current l 

    % Variables
    %   numHeuristics      The current number of heuristics implemented in
    %                       the code; 

    % Number of heuristics
    numHeuristics = 2; 
    
    % Initialize WeightInfo
    WeightInfo.afScores = zeros(1, numHeuristics); % 2 heuristics 
    WeightInfo.anTimes = zeros(1, numHeuristics); 
    WeightInfo.aafWeights(1, :) = (1/numHeuristics) * ones(1, numHeuristics); 
    WeightInfo.fGamma = 0.2; 
    WeightInfo.nSegmentCounter = 1; 
    
end

function[ nHeuristic ] = select_heuristic( WeightInfo ) 
% The select_heuristic function will take in a WeightInfo variable with a
% structure with the attributes: scores, times, weights, gamma, and segment
% counter. It will calculate the probabilities of the heuristic being
% selected using the WeightInfo.aafWeights attribute. 

% Input
%  WeightInfo       Structure with attributes afScores, anTimes,
%                    aafWeights, fGamma, and nSegmentCounter

% Output
%  nHeuristic       Returns the index associated with the chosen heuristic.
%                    For example, 1 = 2-Opt Heuristic, 2 = 3-opt Heuristic,
%                    3 = Greedy Assignment Heuristic, etc

    % Variables
    %  afProbabilities       Vector of probabilities of each heuristic being selected
    %  fHeuristicWeightSum   The sum of the weights from
    %                           WeightInfo.nSegmentCounter
    %  anSize                The dimensions of the aafWeights attribute

    % Calculate the size
    anSize = size(WeightInfo.aafWeights);

    % Calculate vector of probabilities
    fHeuristicWeightSum = 0; 
    for i = 1 : anSize(2)
        fHeuristicWeightSum = fHeuristicWeightSum + ... 
            WeightInfo.aafWeights(WeightInfo.nSegmentCounter, i); 
    end
    
    afProbabilities = ...
        WeightInfo.aafWeights(WeightInfo.nSegmentCounter, :) / fHeuristicWeightSum; 

    % Split interval 
    afBoundaries = [0]; 

    for i = 1 : length(afProbabilities)
        afBoundaries(i+1) = afBoundaries(i) + afProbabilities(i);
    end
    
    % Randomly select one
    fRand = rand(); 

    % Map the rand # to nHeuristic
    for i = 1 : length(afBoundaries)
        if fRand >= afBoundaries(i)
            nHeuristic = i; 
        end
    end      
end

function[ solnNew ] = apply_heuristic_2_opt( solnCurr, C0, aafDistances )
% This function will implement the 2-opt heuristic which will swap two
% customers within the vector of Parts 1 and 2. The customers are selected
% randomly for the 2-Opt method. Chainging the values in Parts 1 and 2
% while keeping the values in Parts 3 and 4 unchanged may lead to an
% infeasible solution due to the flight range constraint. In the case of
% infeasibility, we use the DRONE PLANNER HEURISTIC. 

% Input
%  solnCurr       The current solution 
%  C0             The locations (coordinates) of the customers
%  aafDistances   The distances between customer node

% Output
%  solnBest   The best solution our algorithm was able to determine

    % Variables
    %  nCustA      Randomly selected customer integer
    %  nCustB      Randomly selected customer integer
    %  nCustomers  Number of customers
    %  nIndA1      Index of customer A if in part 1 (-1 if not in part 1)
    %  nIndB1      Index of customer B if in part 1 (-1 if not in part 1)
    %  nIndA2      Index of customer A if in part 2 (-1 if not in part 1)
    %  nIndB2      Index of customer B if in part 2 (-1 if not in part 1)

    % Get the number of customers
    nCustomers = length(solnCurr.anPart1) - 2; 

    for i = 1 : length(solnCurr.anPart2) 
        if solnCurr.anPart2(i) ~= -1
            nCustomers = nCustomers + 1; 
        end
    end
    
    % Get customers to be swapped
    nCustA = randi([1, nCustomers]); % Ignore the 2 zeros
    nCustB = randi([1, nCustomers]);
    
    while nCustB == nCustA
        nCustB = randi([1, nCustomers]);
    end

    % Find which slot in either part1 or part2 each of A & B are at
    % Part 1
    nIndA1 = -1; 
    nIndB1 = -1; 
    for nIndex = 1 : length(solnCurr.anPart1)
        if nCustA == solnCurr.anPart1(nIndex)
            nIndA1 = nIndex;
        end

        if nCustB == solnCurr.anPart1(nIndex) 
            nIndB1 = nIndex;
        end
    end

    % Part 2
    nIndA2 = -1; 
    nIndB2 = -1; 
    for nIndex = 1 : length(solnCurr.anPart2)
        if nCustA == solnCurr.anPart2(nIndex)
            nIndA2 = nIndex; 
        end

        if nCustB == solnCurr.anPart2(nIndex)
            nIndB2 = nIndex; 
        end
    end

    % Create solnNew and swap the two variables
    solnNew = solnCurr; 

    % customer a in part 1 and customer b in part 2
    if nIndA1 ~= -1 && nIndB2 ~= -1
        tempCust = solnNew.anPart1(nIndA1); 
        solnNew.anPart1(nIndA1) = solnNew.anPart2(nIndB2); 
        solnNew.anPart2(nIndB2) = tempCust; 

    % customer a in part 2 and customer b in part 1
    elseif nIndA2 ~= -1 && nIndB1 ~= -1
        tempCust = solnNew.anPart2(nIndA2); 
        solnNew.anPart2(nIndA2) = solnNew.anPart1(nIndB1); 
        solnNew.anPart1(nIndB1) = tempCust; 

    % customer a and b are in part 1
    elseif nIndA1 ~= -1 && nIndB1 ~= -1
        tempCust = solnNew.anPart1(nIndA1); 
        solnNew.anPart1(nIndA1) = solnNew.anPart1(nIndB1); 
        solnNew.anPart1(nIndB1) = tempCust; 

    % customer a and b are in part 2
    elseif nIndA2 ~= -1 && nIndB2 ~= -1
        tempCust = solnNew.anPart2(nIndA2);
        solnNew.anPart2(nIndA2) = solnNew.anPart2(nIndB2); 
        solnNew.anPart2(nIndB2) = tempCust; 
    end


   % Check the feasibility
   bFeasible = check_feasibility(solnNew, C0, aafDistances); 
   if bFeasible == 0
       solnNew = apply_heuristic_7_drone_planner(solnNew, C0, aafDistances); 

       if check_feasibility(solnNew, C0, aafDistances) == 0
           solnNew = solnCurr; 
       end
   end
end

function[ solnNew ] = apply_heuristic_7_drone_planner(solnIn, C0, aafDistances) 
% This function will apply the drone planner heuristic. 

% Input
%   solnIn          The input solution structure
%   C0              The locations (coordinates) of the customers
%   aafDistances    Matrix of all distances between nodes
% Output
%   solnNew         The new solution created from the drone planner
%                       heuristic

    % Variables
    %   P_j         Nested structure that contains every (i, s) combination
    %               where i, s in V (set of all nodes in the network) &&
    %               the flight from i to j to s is in range (< L) && i and
    %               s are truck customers && i is served before s
    %  nDrones      Number of drones           

    solnNew = solnIn; 
    % Count the number of drones
    if isempty(solnIn.anPart2)
        nDrones = 0; 
    else
        nDrones = 1; 
        i = 1; 
        while i < length(solnIn.anPart2) 
            if solnIn.anPart2(i) == -1 
                nDrones = nDrones + 1; 
            end
            i = i + 1; 
        end
    end

    % Remove all UAV flights from S_out
    solnNew.anPart2(1) = []; 
    solnNew


    % Create the P_j structure
    n = length(solnIn.anPart1) - 1; 
    
    iDroneCustomer = 1; 
    for iDrone = 1 : nDrones
        while iDroneCustomer < length(solnIn.anPart2) && solnIn.anPart2(iDroneCustomer) ~= -1           
            iRow = 1; 
%             P_j(iDrone).Customer(solnIn.anPart2(iDroneCustomer)).aanCust = zeros(n*(n+1)/2, 2); % the number of possible permutations
            for iLeaving = 1 : length(solnIn.anPart1) - 1  % subtract 1 because it drone can't leave from last spot
                for sReturning = iLeaving + 1 : length(solnIn.anPart1)
                    % Only add solution if it is feasible
                    if check_flight_validity(aafDistances, solnIn.anPart1(iLeaving), solnIn.anPart2(iDroneCustomer), solnIn.anPart1(sReturning))
%                         P_j(iDrone).Customer(solnIn.anPart2(iDroneCustomer)).aanCust(iRow, :) = ...
%                         [solnIn.anPart1(iLeaving), solnIn.anPart1(sReturning)];
                        P_j(iDrone).Customer(solnIn.anPart2(iDroneCustomer)).aanCust(iRow, :) = ...
                        [iLeaving, sReturning];
                        iRow = iRow + 1;
                    end
                    
                end
                
            end
            iDroneCustomer = iDroneCustomer + 1; 
        end
        iDroneCustomer = iDroneCustomer + 1; 
    end


    
    
    % Run algorithm
    for iteration = 1 : 10
        P_jCopy = P_j; 
        iDrone = 1; 
        bDone = 0; 
        iDroneCustomer = 1; 
        while iDrone < nDrones && bDone ~= 1
            while iDroneCustomer < length(solnIn.anPart2) && solnIn.anPart2(iDroneCustomer) ~= -1 && bDone ~= -1
                % Randomly pick (i, s) from P_c (if possible)
                anDimensions = size(P_jCopy(iDrone).Customer(solnIn.anPart2(iDroneCustomer)).aanCust);
                if anDimensions(1) == 0
                    bDone = 1; 
                else
                    nRows = anDimensions(1); 
                    nCols = anDimensions(2); 

                    P_jCopy(iDrone).Customer(solnIn.anPart2(iDroneCustomer)).aanCust
                    nRandi = randi(nRows); 
                    nRands = randi(nCols);
                    
                    % Assign launch i and reconvene s locations to customer j
                    P_jCopy(iDrone).Customer(solnIn.anPart2(iDroneCustomer))

                    % Update P_j according to the previously assigned flights to UAV_u

                    % for each customer that drone iDrone is delivering to
                        % for each possible set i, s values for that drone
                            % if i < nRandi && s <= nRandi: bOk = 1; 

                            % elseif i >= nRands && s > nRandi: bOk = 1; 

                            % else bOk = 0; 
                        
                end
            end
        end
    end







    
end
